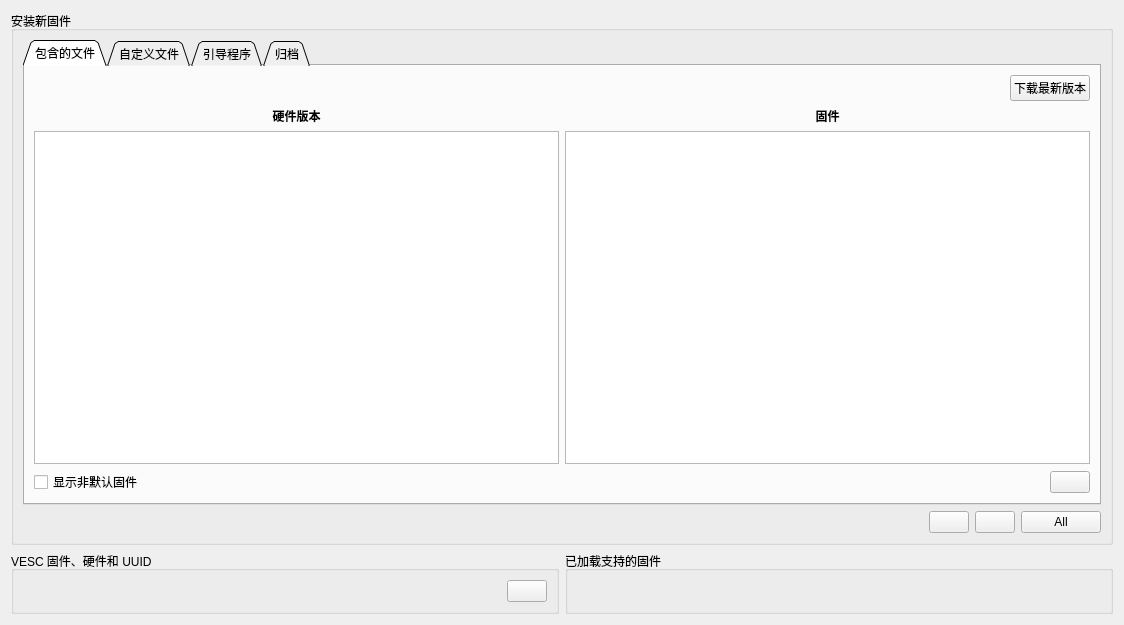
<?xml version="1.0" encoding="UTF-8"?>
<ui version="4.0">
 <class>PageFirmware</class>
 <widget class="QWidget" name="PageFirmware">
  <property name="geometry">
   <rect>
    <x>0</x>
    <y>0</y>
    <width>1124</width>
    <height>625</height>
   </rect>
  </property>
  <property name="windowTitle">
   <string>Form</string>
  </property>
  <layout class="QVBoxLayout" name="verticalLayout_4">
   <item>
    <widget class="QGroupBox" name="groupBox">
     <property name="title">
      <string>安装新固件</string>
     </property>
     <layout class="QVBoxLayout" name="verticalLayout_3">
      <item>
       <widget class="QTabWidget" name="fwTabWidget">
        <property name="tabShape">
         <enum>QTabWidget::TabShape::Triangular</enum>
        </property>
        <property name="currentIndex">
         <number>0</number>
        </property>
        <widget class="QWidget" name="tab">
         <attribute name="title">
          <string>包含的文件</string>
         </attribute>
         <layout class="QVBoxLayout" name="verticalLayout_7">
          <item>
           <layout class="QHBoxLayout" name="horizontalLayout_13">
            <item>
             <widget class="DisplayPercentage" name="displayDlFw" native="true">
              <property name="sizePolicy">
               <sizepolicy hsizetype="MinimumExpanding" vsizetype="Preferred">
                <horstretch>0</horstretch>
                <verstretch>0</verstretch>
               </sizepolicy>
              </property>
             </widget>
            </item>
            <item>
             <widget class="QPushButton" name="dlFwButton">
              <property name="text">
               <string>下载最新版本</string>
              </property>
             </widget>
            </item>
           </layout>
          </item>
          <item>
           <layout class="QHBoxLayout" name="horizontalLayout_5">
            <item>
             <layout class="QVBoxLayout" name="verticalLayout_5">
              <item>
               <widget class="QLabel" name="label">
                <property name="font">
                 <font>
                  <bold>true</bold>
                 </font>
                </property>
                <property name="text">
                 <string>硬件版本</string>
                </property>
                <property name="alignment">
                 <set>Qt::AlignmentFlag::AlignCenter</set>
                </property>
               </widget>
              </item>
              <item>
               <widget class="QListWidget" name="hwList"/>
              </item>
             </layout>
            </item>
            <item>
             <layout class="QVBoxLayout" name="verticalLayout_6">
              <item>
               <widget class="QLabel" name="label_2">
                <property name="font">
                 <font>
                  <bold>true</bold>
                 </font>
                </property>
                <property name="text">
                 <string>固件</string>
                </property>
                <property name="alignment">
                 <set>Qt::AlignmentFlag::AlignCenter</set>
                </property>
               </widget>
              </item>
              <item>
               <widget class="QListWidget" name="fwList"/>
              </item>
             </layout>
            </item>
           </layout>
          </item>
          <item>
           <layout class="QHBoxLayout" name="horizontalLayout_6">
            <item>
             <widget class="QCheckBox" name="showNonDefaultBox">
              <property name="toolTip">
               <string>Show firmwares with non-default compilation options</string>
              </property>
              <property name="text">
               <string>显示非默认固件</string>
              </property>
             </widget>
            </item>
            <item>
             <spacer name="horizontalSpacer">
              <property name="orientation">
               <enum>Qt::Orientation::Horizontal</enum>
              </property>
              <property name="sizeHint" stdset="0">
               <size>
                <width>40</width>
                <height>20</height>
               </size>
              </property>
             </spacer>
            </item>
            <item>
             <widget class="QPushButton" name="changelogButton">
              <property name="toolTip">
               <string>Show firmware changelog</string>
              </property>
              <property name="text">
               <string/>
              </property>
              <property name="icon">
               <iconset resource="../res.qrc">
                <normaloff>:/res/icons/About-96.png</normaloff>:/res/icons/About-96.png</iconset>
              </property>
             </widget>
            </item>
           </layout>
          </item>
         </layout>
        </widget>
        <widget class="QWidget" name="tab_2">
         <attribute name="title">
          <string>自定义文件</string>
         </attribute>
         <layout class="QVBoxLayout" name="verticalLayout" stretch="0,0,0,0,1,0">
          <item>
           <layout class="QHBoxLayout" name="horizontalLayout_9">
            <item>
             <widget class="QRadioButton" name="useFw1Button">
              <property name="text">
               <string>使用</string>
              </property>
              <property name="checked">
               <bool>true</bool>
              </property>
             </widget>
            </item>
            <item>
             <widget class="QLineEdit" name="fwEdit"/>
            </item>
            <item>
             <widget class="QPushButton" name="chooseButton">
              <property name="sizePolicy">
               <sizepolicy hsizetype="Fixed" vsizetype="Fixed">
                <horstretch>0</horstretch>
                <verstretch>0</verstretch>
               </sizepolicy>
              </property>
              <property name="toolTip">
               <string>选择文件...</string>
              </property>
              <property name="text">
               <string/>
              </property>
              <property name="icon">
               <iconset resource="../res.qrc">
                <normaloff>:/res/icons/Open Folder-96.png</normaloff>:/res/icons/Open Folder-96.png</iconset>
              </property>
             </widget>
            </item>
           </layout>
          </item>
          <item>
           <layout class="QHBoxLayout" name="horizontalLayout_10">
            <item>
             <widget class="QRadioButton" name="useFw2Button">
              <property name="text">
               <string>使用</string>
              </property>
             </widget>
            </item>
            <item>
             <widget class="QLineEdit" name="fw2Edit"/>
            </item>
            <item>
             <widget class="QPushButton" name="choose2Button">
              <property name="sizePolicy">
               <sizepolicy hsizetype="Fixed" vsizetype="Fixed">
                <horstretch>0</horstretch>
                <verstretch>0</verstretch>
               </sizepolicy>
              </property>
              <property name="toolTip">
               <string>选择文件...</string>
              </property>
              <property name="text">
               <string/>
              </property>
              <property name="icon">
               <iconset resource="../res.qrc">
                <normaloff>:/res/icons/Open Folder-96.png</normaloff>:/res/icons/Open Folder-96.png</iconset>
              </property>
             </widget>
            </item>
           </layout>
          </item>
          <item>
           <layout class="QHBoxLayout" name="horizontalLayout_7">
            <item>
             <widget class="QRadioButton" name="useFw3Button">
              <property name="text">
               <string>使用</string>
              </property>
             </widget>
            </item>
            <item>
             <widget class="QLineEdit" name="fw3Edit"/>
            </item>
            <item>
             <widget class="QPushButton" name="choose3Button">
              <property name="sizePolicy">
               <sizepolicy hsizetype="Fixed" vsizetype="Fixed">
                <horstretch>0</horstretch>
                <verstretch>0</verstretch>
               </sizepolicy>
              </property>
              <property name="toolTip">
               <string>选择文件...</string>
              </property>
              <property name="text">
               <string/>
              </property>
              <property name="icon">
               <iconset resource="../res.qrc">
                <normaloff>:/res/icons/Open Folder-96.png</normaloff>:/res/icons/Open Folder-96.png</iconset>
              </property>
             </widget>
            </item>
           </layout>
          </item>
          <item>
           <layout class="QHBoxLayout" name="horizontalLayout_8">
            <item>
             <widget class="QRadioButton" name="useFw4Button">
              <property name="text">
               <string>使用</string>
              </property>
             </widget>
            </item>
            <item>
             <widget class="QLineEdit" name="fw4Edit"/>
            </item>
            <item>
             <widget class="QPushButton" name="choose4Button">
              <property name="sizePolicy">
               <sizepolicy hsizetype="Fixed" vsizetype="Fixed">
                <horstretch>0</horstretch>
                <verstretch>0</verstretch>
               </sizepolicy>
              </property>
              <property name="toolTip">
               <string>选择文件...</string>
              </property>
              <property name="text">
               <string/>
              </property>
              <property name="icon">
               <iconset resource="../res.qrc">
                <normaloff>:/res/icons/Open Folder-96.png</normaloff>:/res/icons/Open Folder-96.png</iconset>
              </property>
             </widget>
            </item>
           </layout>
          </item>
          <item>
           <spacer name="verticalSpacer">
            <property name="orientation">
             <enum>Qt::Orientation::Vertical</enum>
            </property>
            <property name="sizeHint" stdset="0">
             <size>
              <width>20</width>
              <height>217</height>
             </size>
            </property>
           </spacer>
          </item>
          <item>
           <widget class="QCheckBox" name="fwCustomBlBox">
            <property name="toolTip">
             <string>Upload bootloader before uploading firmware</string>
            </property>
            <property name="text">
             <string>上传引导程序</string>
            </property>
            <property name="checked">
             <bool>true</bool>
            </property>
           </widget>
          </item>
         </layout>
        </widget>
        <widget class="QWidget" name="tab_3">
         <attribute name="title">
          <string>引导程序</string>
         </attribute>
         <layout class="QVBoxLayout" name="verticalLayout_8">
          <item>
           <widget class="QListWidget" name="blList"/>
          </item>
         </layout>
        </widget>
        <widget class="QWidget" name="tab_4">
         <attribute name="title">
          <string>归档</string>
         </attribute>
         <layout class="QVBoxLayout" name="verticalLayout_11">
          <item>
           <layout class="QHBoxLayout" name="horizontalLayout_4">
            <item>
             <widget class="DisplayPercentage" name="displayDl" native="true">
              <property name="sizePolicy">
               <sizepolicy hsizetype="MinimumExpanding" vsizetype="Preferred">
                <horstretch>0</horstretch>
                <verstretch>0</verstretch>
               </sizepolicy>
              </property>
             </widget>
            </item>
            <item>
             <widget class="QPushButton" name="dlArchiveButton">
              <property name="text">
               <string>下载归档</string>
              </property>
             </widget>
            </item>
           </layout>
          </item>
          <item>
           <layout class="QHBoxLayout" name="horizontalLayout_11">
            <item>
             <layout class="QVBoxLayout" name="verticalLayout_9">
              <item>
               <widget class="QLabel" name="label_3">
                <property name="font">
                 <font>
                  <bold>true</bold>
                 </font>
                </property>
                <property name="text">
                 <string>固件版本</string>
                </property>
                <property name="alignment">
                 <set>Qt::AlignmentFlag::AlignCenter</set>
                </property>
               </widget>
              </item>
              <item>
               <widget class="QListWidget" name="archVersionList"/>
              </item>
             </layout>
            </item>
            <item>
             <layout class="QVBoxLayout" name="verticalLayout_10">
              <item>
               <widget class="QLabel" name="label_4">
                <property name="font">
                 <font>
                  <bold>true</bold>
                 </font>
                </property>
                <property name="text">
                 <string>文件</string>
                </property>
                <property name="alignment">
                 <set>Qt::AlignmentFlag::AlignCenter</set>
                </property>
               </widget>
              </item>
              <item>
               <widget class="QListWidget" name="archFwList"/>
              </item>
             </layout>
            </item>
           </layout>
          </item>
          <item>
           <layout class="QHBoxLayout" name="horizontalLayout_12">
            <item>
             <widget class="QCheckBox" name="showNonDefaultArchBox">
              <property name="toolTip">
               <string>Show firmwares with non-default compilation options</string>
              </property>
              <property name="text">
               <string>显示非默认固件</string>
              </property>
             </widget>
            </item>
            <item>
             <spacer name="horizontalSpacer_2">
              <property name="orientation">
               <enum>Qt::Orientation::Horizontal</enum>
              </property>
              <property name="sizeHint" stdset="0">
               <size>
                <width>40</width>
                <height>20</height>
               </size>
              </property>
             </spacer>
            </item>
           </layout>
          </item>
         </layout>
        </widget>
       </widget>
      </item>
      <item>
       <layout class="QHBoxLayout" name="horizontalLayout_3">
        <item>
         <widget class="DisplayPercentage" name="display" native="true"/>
        </item>
        <item>
         <widget class="QPushButton" name="cancelButton">
          <property name="sizePolicy">
           <sizepolicy hsizetype="Fixed" vsizetype="Fixed">
            <horstretch>0</horstretch>
            <verstretch>0</verstretch>
           </sizepolicy>
          </property>
          <property name="toolTip">
           <string>Cancel upload</string>
          </property>
          <property name="text">
           <string/>
          </property>
          <property name="icon">
           <iconset resource="../res.qrc">
            <normaloff>:/res/icons/Cancel-96.png</normaloff>:/res/icons/Cancel-96.png</iconset>
          </property>
         </widget>
        </item>
        <item>
         <widget class="QPushButton" name="uploadButton">
          <property name="sizePolicy">
           <sizepolicy hsizetype="Fixed" vsizetype="Fixed">
            <horstretch>0</horstretch>
            <verstretch>0</verstretch>
           </sizepolicy>
          </property>
          <property name="toolTip">
           <string>Update firmware on the connected VESC</string>
          </property>
          <property name="text">
           <string/>
          </property>
          <property name="icon">
           <iconset resource="../res.qrc">
            <normaloff>:/res/icons/Download-96.png</normaloff>:/res/icons/Download-96.png</iconset>
          </property>
         </widget>
        </item>
        <item>
         <widget class="QPushButton" name="uploadAllButton">
          <property name="sizePolicy">
           <sizepolicy hsizetype="Fixed" vsizetype="Fixed">
            <horstretch>0</horstretch>
            <verstretch>0</verstretch>
           </sizepolicy>
          </property>
          <property name="toolTip">
           <string>&lt;html&gt;&lt;head/&gt;&lt;body&gt;&lt;p&gt;Upload firmware to the connected VESC, as well as to the VESCs connected over CAN-bus. Only available in FW3.45+.&lt;/p&gt;&lt;p&gt;&lt;br/&gt;&lt;/p&gt;&lt;p&gt;&lt;span style=&quot; color:#cc0000;&quot;&gt;WARNING&lt;/span&gt;: This function should &lt;span style=&quot; font-weight:600;&quot;&gt;only&lt;/span&gt; be used if all VESCs on the CAN-bus have the same hardware version. Otherwise, the firmware has to be updated on them individually.&lt;/p&gt;&lt;/body&gt;&lt;/html&gt;</string>
          </property>
          <property name="text">
           <string>All</string>
          </property>
          <property name="icon">
           <iconset resource="../res.qrc">
            <normaloff>:/res/icons/Download-96.png</normaloff>:/res/icons/Download-96.png</iconset>
          </property>
         </widget>
        </item>
       </layout>
      </item>
     </layout>
    </widget>
   </item>
   <item>
    <layout class="QHBoxLayout" name="horizontalLayout_2">
     <item>
      <widget class="QGroupBox" name="groupBox_2">
       <property name="title">
        <string>VESC 固件、硬件和 UUID</string>
       </property>
       <layout class="QHBoxLayout" name="horizontalLayout">
        <item>
         <widget class="QLabel" name="currentLabel">
          <property name="text">
           <string/>
          </property>
         </widget>
        </item>
        <item>
         <widget class="QPushButton" name="readVersionButton">
          <property name="sizePolicy">
           <sizepolicy hsizetype="Fixed" vsizetype="Fixed">
            <horstretch>0</horstretch>
            <verstretch>0</verstretch>
           </sizepolicy>
          </property>
          <property name="toolTip">
           <string>Read firmware version</string>
          </property>
          <property name="text">
           <string/>
          </property>
          <property name="icon">
           <iconset resource="../res.qrc">
            <normaloff>:/res/icons/Upload-96.png</normaloff>:/res/icons/Upload-96.png</iconset>
          </property>
         </widget>
        </item>
       </layout>
      </widget>
     </item>
     <item>
      <widget class="QGroupBox" name="groupBox_3">
       <property name="title">
        <string>已加载支持的固件</string>
       </property>
       <layout class="QVBoxLayout" name="verticalLayout_2">
        <item>
         <widget class="QLabel" name="supportedLabel">
          <property name="text">
           <string/>
          </property>
         </widget>
        </item>
       </layout>
      </widget>
     </item>
    </layout>
   </item>
  </layout>
 </widget>
 <customwidgets>
  <customwidget>
   <class>DisplayPercentage</class>
   <extends>QWidget</extends>
   <header>widgets/displaypercentage.h</header>
   <container>1</container>
  </customwidget>
 </customwidgets>
 <resources>
  <include location="../res.qrc"/>
 </resources>
 <connections/>
</ui>
